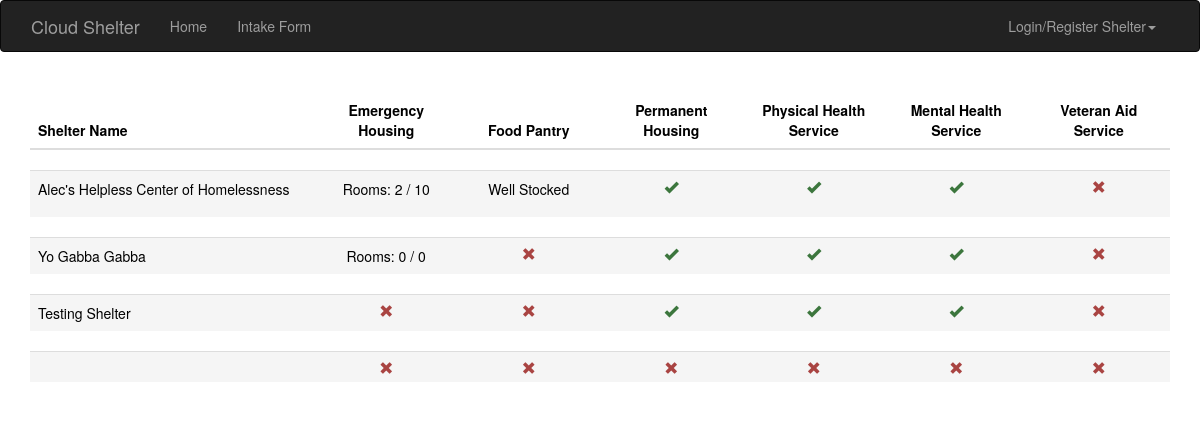
The page / on the database its author committed.
### App/models.py (models this page shows, shortened)
class Shelter(models.Model):
    user = models.OneToOneField(User, on_delete=models.CASCADE)
    userid = models.IntegerField()
    shelter_name = models.CharField(max_length=500)
    shelter_support_email = models.CharField(max_length=200) #See Below?
    shelter_support_tele = models.CharField(max_length=15) #See Below?
    shelter_address = models.CharField(max_length=200)
    shelter_city = models.CharField(max_length=200)
    shelter_state = models.CharField(max_length=2)
    shelter_desc = models.CharField(max_length=5000)
    shelter_restrictions = models.CharField(max_length=2000)
    service_rooms = models.OneToOneField(RoomService)
    service_foods = models.OneToOneField(FoodService)
    service_house = models.OneToOneField(HousingService)
    service_physical_illness = models.OneToOneField(PhysicalHealthService)
    service_mental_illness = models.OneToOneField(MentalHealthService)
    service_veteran_aid = models.OneToOneField(VeteranAid)

class RoomService(models.Model):
    has_room_service = models.BooleanField()
    max_room = models.IntegerField()
    filled_rooms = models.IntegerField()

### App/views.py (the view, shortened to what this page needs)
# urls.py: url(r'^$', views.index_view, name='index'),
def index_view(request):
    user = request.user
    pos = 0
    shelters = Shelter.objects.all()
    param = request.GET.get('sort')
    context = { #context sends data to the html file
        'app_name': APP_NAME,
        'user': user,
        'shelters': shelters,
        'pos': pos
    }
    return render(request, 'index.html', context)

### templates/index.html
{% extends 'app_base.html' %}
{% block content %}
    <div class="container">
        <br>
        <div class="index_body full">
                <table class="table">
                    <thead>
                        <tr>
                            <th class="col-sm-2"><a href="?sort=shelter{% if not pos == 1 %}1{% endif %}" class="no-decor">Shelter Name</a></th>
                            <th class="col-sm-1 text-center"><a href="?sort=house{% if not pos == 1 %}1{% endif %}" class="no-decor">Emergency Housing</a></th>
                            <th class="col-sm-1 text-center"><a href="?sort=food{% if not pos == 1 %}1{% endif %}" class="no-decor">Food Pantry</a></th>
                            <th class="col-sm-1 text-center"><a href="?sort=phouse{% if not pos == 1 %}1{% endif %}" class="no-decor">Permanent Housing</a></th>
                            <th class="col-sm-1 text-center"><a href="?sort=health{% if not pos == 1 %}1{% endif %}" class="no-decor">Physical Health Service</a></th>
                            <th class="col-sm-1 text-center"><a href="?sort=mental{% if not pos == 1 %}1{% endif %}" class="no-decor">Mental Health Service</a></th>
                            <th class="col-sm-1 text-center"><a href="?sort=vet{% if not pos == 1 %}1{% endif %}" class="no-decor">Veteran Aid Service</a></th>
                        </tr>
                    </thead>
                </table>
                {% for shelter in shelters %}
                    <a href="{% url 'shelter' shelter.id %}" class="no-decor">
                        <div>
                        <table class="table">
                            <tr class="shelter active" >
                                <td class="col-sm-2"> {{ shelter.shelter_name}}</td>
                                <td class="col-sm-1 text-center">
                                {% if not shelter.service_rooms.has_room_service %}
                                    <span class="glyphicon glyphicon-remove alert-danger text-center center-block"></span>
                                {% else %}
                                    Rooms: {{ shelter.service_rooms.filled_rooms }} / {{ shelter.service_rooms.max_room }}
                                {% endif %}
                                </td>
                                <td class="col-sm-1 text-center">
                                {% if shelter.service_foods.has_food_service %}
                                    {% if shelter.service_foods.foodLevel == 0 %}
                                        <p>No food</p>
                                    {% elif shelter.service_foods.foodLevel == 1 %}
                                        <p>Very Low</p>
                                    {% elif shelter.service_foods.foodLevel == 2 %}
                                        <p>In Need</p>
                                    {% elif shelter.service_foods.foodLevel == 3 %}
                                        <p>Well Stocked</p>
                                    {% elif shelter.service_foods.foodLevel == 4 %}
                                        <p>Abundant</p>
                                    {% endif %}
                                {% else %}
                                    <span class="glyphicon glyphicon-remove alert-danger text-center center-block"></span>
                                {% endif %}
                                </td>
                                <td class="col-sm-1">
                                {% if shelter.service_house.has_house_service %}
                                    <span class="glyphicon glyphicon-ok alert-success text-center center-block"></span>
                                {% else %}
                                    <span class="glyphicon glyphicon-remove alert-danger text-center center-block"></span>
                                {% endif %}
                                </td>
                                <td class="col-sm-1">
                                {% if shelter.service_physical_illness.has_physical_health_service %}
                                    <span class="glyphicon glyphicon-ok  alert-success text-center center-block"></span>
                                {% else %}
                                    <span class="glyphicon glyphicon-remove alert-danger text-center center-block"></span>
                                {% endif %}
                                </td>
                                <td class="col-sm-1">
                                {% if shelter.service_mental_illness.has_mental_health_service %}
                                    <span class="glyphicon glyphicon-ok alert-success text-center center-block"></span>
                                {% else %}
                                    <span class="glyphicon glyphicon-remove alert-danger text-center center-block"></span>
                                {% endif %}
                                </td>
                                <td class="col-sm-1">
                                {% if shelter.service_veteran_aid.has_veteran_aid %}
                                    <span class="glyphicon glyphicon-ok alert-success text-center center-block"></span>
                                {% else %}
                                    <span class="glyphicon glyphicon-remove alert-danger text-center center-block"></span>
                                {% endif %}
                                </td>
                            </tr>
                            </table>
                        </div>
                    </a>
                 {% endfor %}
        </div>
     </div>
{% endblock %}

### App/static/css/custom.css (style rules this page uses)
.glyphicon { background: transparent; }
.no-decor { color: black; text-decoration: none; }

### rows shown on the page
Shelter: shelter_name "Alec's Helpless Center of Homelessness", service_rooms.filled_rooms "2", service_rooms.max_room "10", shows "Well Stocked"
Shelter: shelter_name "Yo Gabba Gabba", service_rooms.filled_rooms "0", service_rooms.max_room "0"
Shelter: shelter_name "Testing Shelter"

### other values the page prints
{{ app_name }} "Cloud Shelter"
